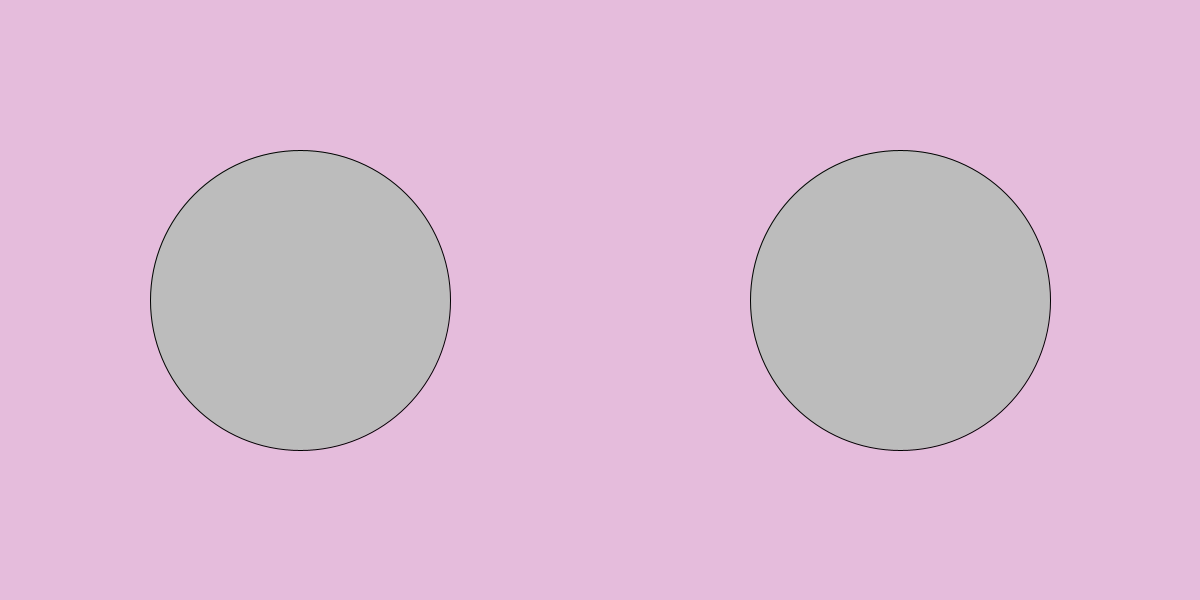
Frame 1 (no input)
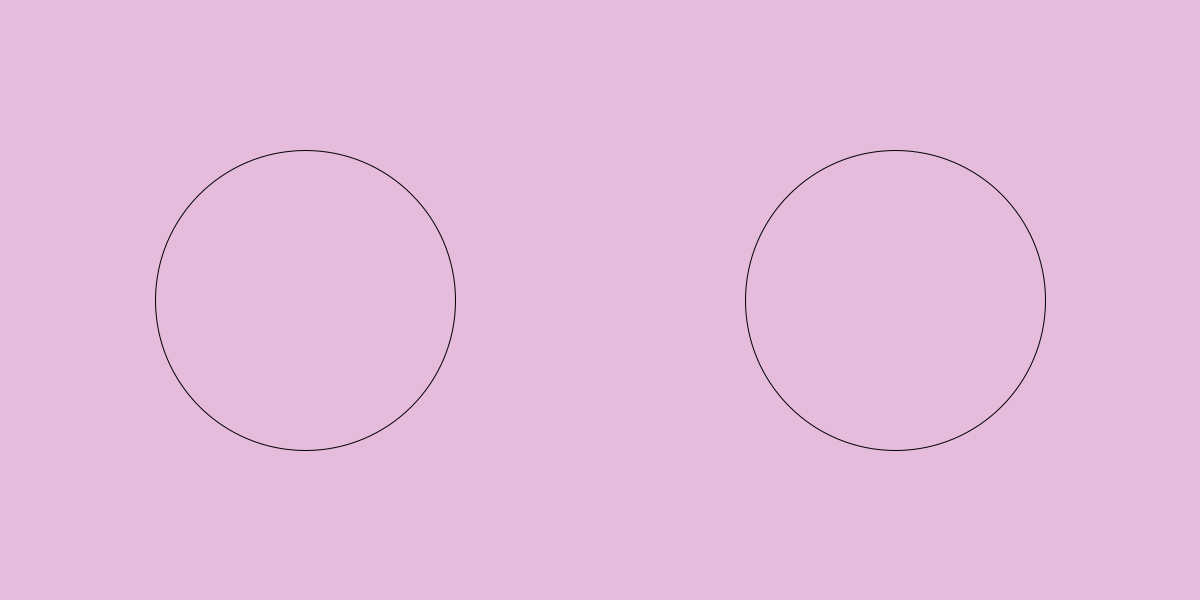
Frame 60 (the mouse pressed at the canvas centre just before this capture)
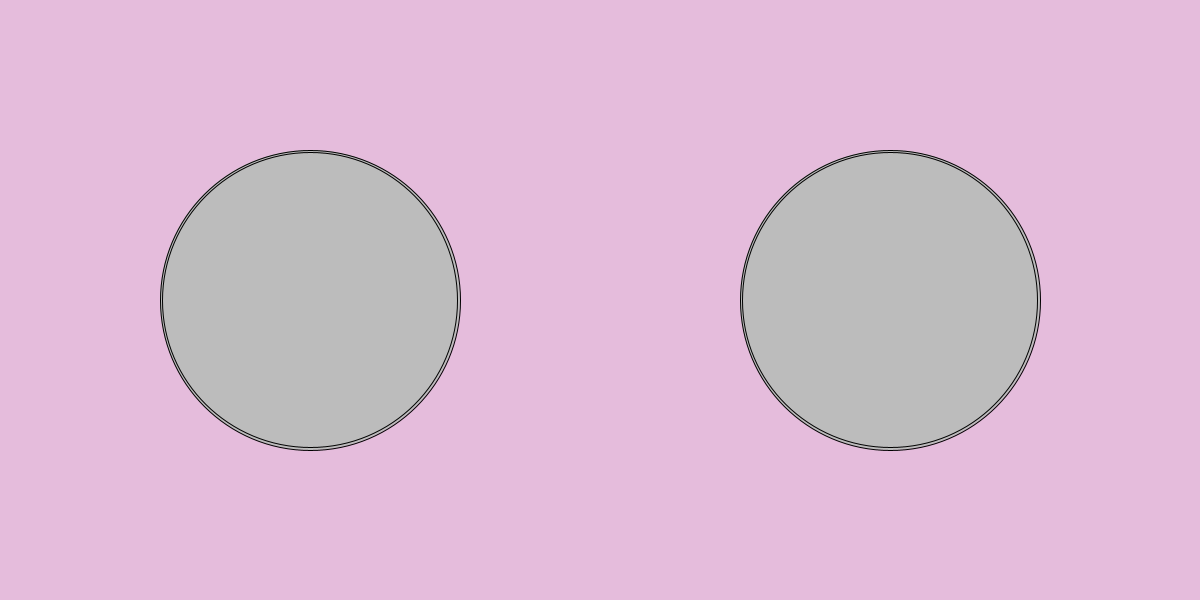
Frame 120 (the mouse held since frame 60 and released just before this capture)

The Processing sketch that drew these frames (run headless with seeded random() and noise(); from frame 60 on, the mouse is pressed at the canvas centre):

// Processing sketch: amazing_rings
// ── amazing_rings.pde
void setup() {
  size(1200,600);
 background(#E5BCDC);
}
int size = 300;
int count = 0;
int x1 = 300;
int x2 = 900;
int speed = 5;
void draw(){
 
  if(count % 2 == 0){
  fill(#BCBCBC);
}
else {
  noFill();
  }
  //frame rate increase
  ellipse(x1, 300, size, size);
   ellipse(x2, 300, size, size);
  if(size>10){
    size -= 5;
  }
  else{
    size=300;
    x1+=speed;
    x2-=speed;
    background(#E5BCDC);
  }
   

  
  

count++;

  
  
}
